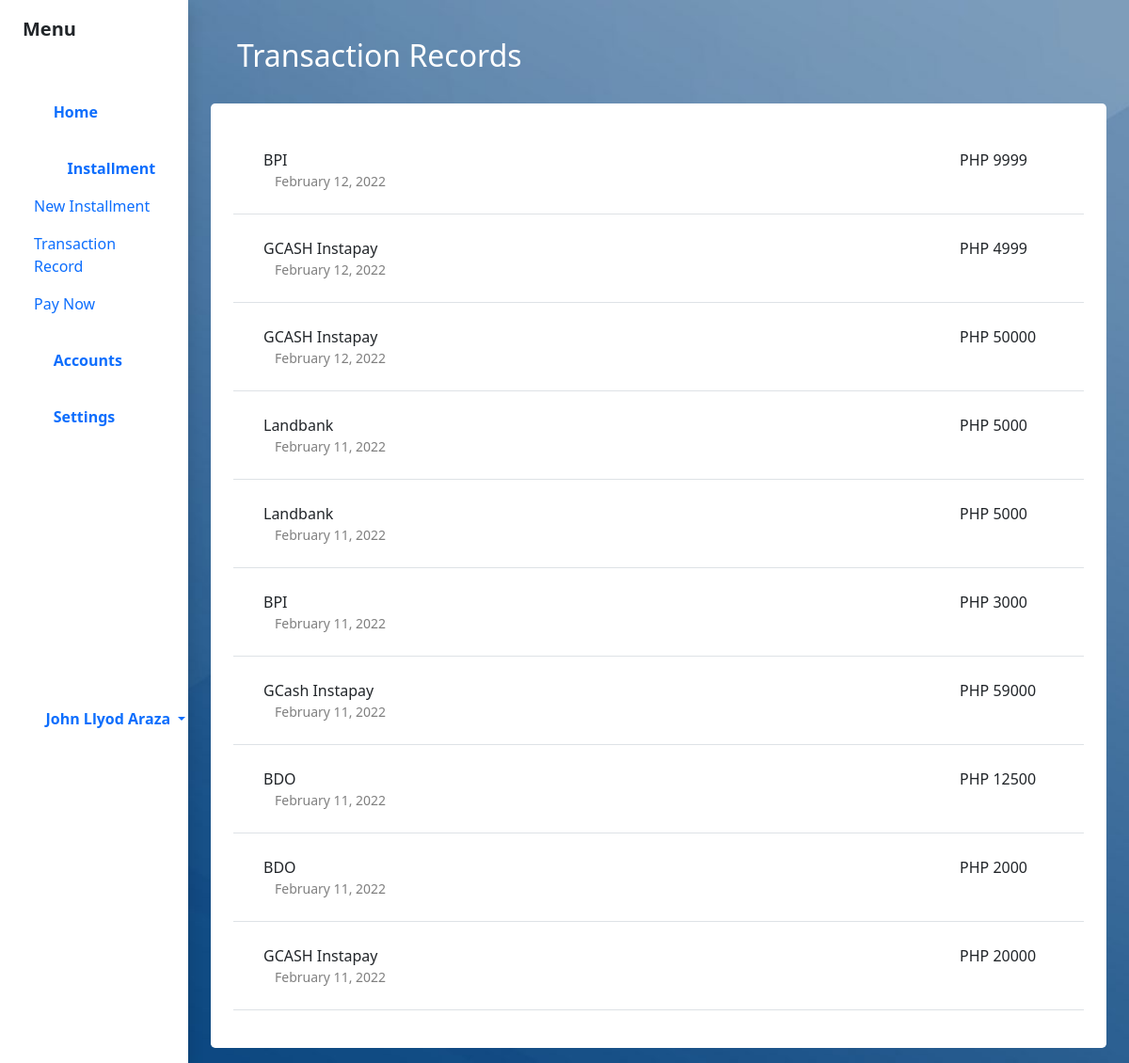
The app's page /php/transactions.php (signed in) with its own data.
### tables this page shows
CREATE TABLE `trans_record` (
  `acc_no` bigint(11) NOT NULL,
  `trans_no` bigint(11) NOT NULL,
  `for_loan` int(11) NOT NULL,
  `trans_type` varchar(99) NOT NULL,
  `trans_amount` bigint(99) NOT NULL,
  `trans_date` timestamp NOT NULL DEFAULT current_timestamp() ON UPDATE current_timestamp()
);

### php/transactions.php (the view, shortened to what this page needs)
	<?php
	include_once "userdata.php";
?>
<!DOCTYPE html>
<html>
<head>
	<link rel="stylesheet" type="text/css" href="../css/bootstrap.min.css">
	<link rel="stylesheet" type="text/css" href="../css/style-min.css">
	<link rel="stylesheet" type="text/css" href="../css/fontawesome.css">
	<link rel="stylesheet" type="text/css" href="../css/brands.css">
	<link rel="stylesheet" type="text/css" href="../css/solid.css">
</head>
<body>
<div class="container-fluid">
	<div class="row flex-nowrap">
	<div class="col-auto col-md-3 col-xl-2 px-sm-2 px-0 bg-white shadow">
			<div class="d-flex flex-column align-items-center align-items-sm-start px-3 pt-3 min-vh-100">
				<span class="fs-5 d-none d-sm-inline fw-bold">Menu</span>
				<ul class="nav nav-pills flex-column mb-sm-auto mb-0 ms-2 align-items-start" id="menu">
					<li class="nav-item nav-list">
						<a href="home.php" class="nav-link align-middle px-0 text-wrap">
							<i class="fas fa-regular fa-home bi me-2"></i>
							<span class="d-none d-sm-inline fw-bold">Home</span>
						</a>
					</li>
					 <li class="nav-item nav-list">
                        <a href="#install" data-bs-toggle="collapse" class="nav-link px-0 align-middle">
                            <i class="fas fa-regular fa-credit-card bi me-2"></i> <span class="ms-1 d-none d-sm-inline fw-bold">Installment</span> </a>
                        <ul class="collapse show nav flex-column ms-1 text-start" id="install" data-bs-parent="#menu">
                            <li class="w-100">
                                <?php
                                	$status = $_SESSION['stats'];
                                	if($status == 'Terminated') {
                                		echo '
                                		<span class="d-inline-block" tabindex="0" data-bs-toggle="popover" data-bs-trigger="hover focus" data-bs-content="Disabled popover">
	                                		<a href="new-installment.php" class="nav-link px-0 disabled">
			                                	<span class="d-none d-sm-inline">New Installment</span>
			                                </a>
		                                </span>
                                		';
                                	} else {
                                		echo '
                                		<a href="new-installment.php" class="nav-link px-0">
		                                	<span class="d-none d-sm-inline">New Installment</span>
		                                </a>';
                                	}
                                ?>
                            </li>
                            <li>
                                <a href="transactions.php" class="nav-link px-0">
                                	<span class="d-none d-sm-inline">Transaction Record</span>
                                </a>
                            </li>
                            <li>
                            	<?php
                            		$status = $_SESSION['stats'];
                                	if($status == 'New' || $status == 'Repeat' || $status == 'Loyal' || $status == 'Terminated') {
                                		echo '
                                			<a href="paynow.php" class="nav-link px-0">
			                                	<span class="d-none d-sm-inline">Pay Now</span>
			                                </a>
                                		';
                                	} else {
                                		echo '
                                			<a href="paynow.php" class="nav-link px-0 disabled">
			                                	<span class="d-none d-sm-inline">Pay Now</span>
			                                </a>
                                		';
                                	}
                            	?>
                            </li>
                        </ul>
                    </li>
					<li class="nav-item nav-list">
						<a href="accounts.php" class="nav-link align-middle px-0">
							<i class="fas fa-regular fa-user bi me-2"></i>
							<span class="d-none d-sm-inline fw-bold">Accounts</span>
						</a>
					</li>
					<li class="nav-item nav-list">
						<a href="settings.php" class="nav-link align-middle px-0">
							<i class="fas fa-regular fa-gear bi me-2"></i>
							<span class="d-none d-sm-inline fw-bold">Settings</span>
						</a>
					</li>
				</ul>
				<div class="dropdown pb-4">
					<a href="#" class="d-flex align-items-center text-decoration-none dropdown-toggle" id="user-dropdown" data-bs-toggle="dropdown" aria-expanded="false">
						<i class="fas fa-regular fa-circle-user bi me-2"></i>
						<span class="d-none d-sm-inline mx-1 fw-bold">
							<?php
								echo $_SESSION['first'];
								echo $_SESSION['last'];
							?>
						</span>
					</a>
				</div>
			</div>
		</div>
		<div class="col py-3 d-flex justify-content-center overflow-auto">
			<div class="container-fluid">
				<div class="row">
					<div class="col">
						<br>
						<h2 class="text-start text-white ps-3">Transaction Records</h2><br>
					</div>
				</div>
				<div class="row">
					<div class="p-4 shadow-4 rounded-3 bg-white">
						<div class="row">
							<div class="col table-responsive-xxl">
								<table class="table">
									<?php
										$id = $_SESSION['user-id'];
										$sql = "SELECT * FROM trans_record WHERE acc_no = '$id' ORDER BY trans_no DESC";
										$result = $config -> query($sql);
										if($result -> num_rows > 0) {
											while($row = $result -> fetch_assoc()) {
												echo '
													<tr>
														<td>
															<div class="row">
																<div class="col-10 text-start p-3 ps-5">
																	<div class="row">
																		'.$row["trans_type"].'
																	</div>
																	<div class="row">
																		<small class="text-black-50">'.date("F d, Y", strtotime($row["trans_date"])).'</small>
																	</div>
																</div>
																<div class="col-2 p-3 text-start">
																	PHP '.$row["trans_amount"].'
																</div>
															</div>
														</td>
													</tr>
												';
											}
										}
									?>
								</table>
							</div>
						</div>
					</div>
				</div>
			</div>
		</div>
	</div>
</div>
</body>
</html>

### css/style-min.css (style rules this page uses)
body { text-align: center; background-image: url(../img/login-bg3.jpg); height: 100vh; background-position: center; background-repeat: no-repeat; background-attachment: fixed; background-size: cover; }
.nav-list { margin-top: 20px; }

### css/brands.css (style rules this page uses)
:root, :host { --fa-font-brands: normal 400 1em/1 "Font Awesome 6 Brands"; }

### css/solid.css (style rules this page uses)
:root, :host { --fa-font-solid: normal 900 1em/1 "Font Awesome 6 Free"; }
.fas, .fa-solid { font-family: 'Font Awesome 6 Free'; font-weight: 900; }

### records on screen
trans_record: trans_type "BPI", trans_date "February 12, 2022", trans_amount "9999"
trans_record: trans_type "GCASH Instapay", trans_date "February 12, 2022", trans_amount "4999"
trans_record: trans_type "GCASH Instapay", trans_date "February 12, 2022", trans_amount "50000"
trans_record: trans_type "Landbank", trans_date "February 11, 2022", trans_amount "5000"
trans_record: trans_type "Landbank", trans_date "February 11, 2022", trans_amount "5000"
trans_record: trans_type "BPI", trans_date "February 11, 2022", trans_amount "3000"
trans_record: trans_type "GCash Instapay", trans_date "February 11, 2022", trans_amount "59000"
trans_record: trans_type "BDO", trans_date "February 11, 2022", trans_amount "12500"
trans_record: trans_type "BDO", trans_date "February 11, 2022", trans_amount "2000"
trans_record: trans_type "GCASH Instapay", trans_date "February 11, 2022", trans_amount "20000"

### other values on screen
$_SESSION['first'] "John Llyod"
$_SESSION['last'] "Araza"
